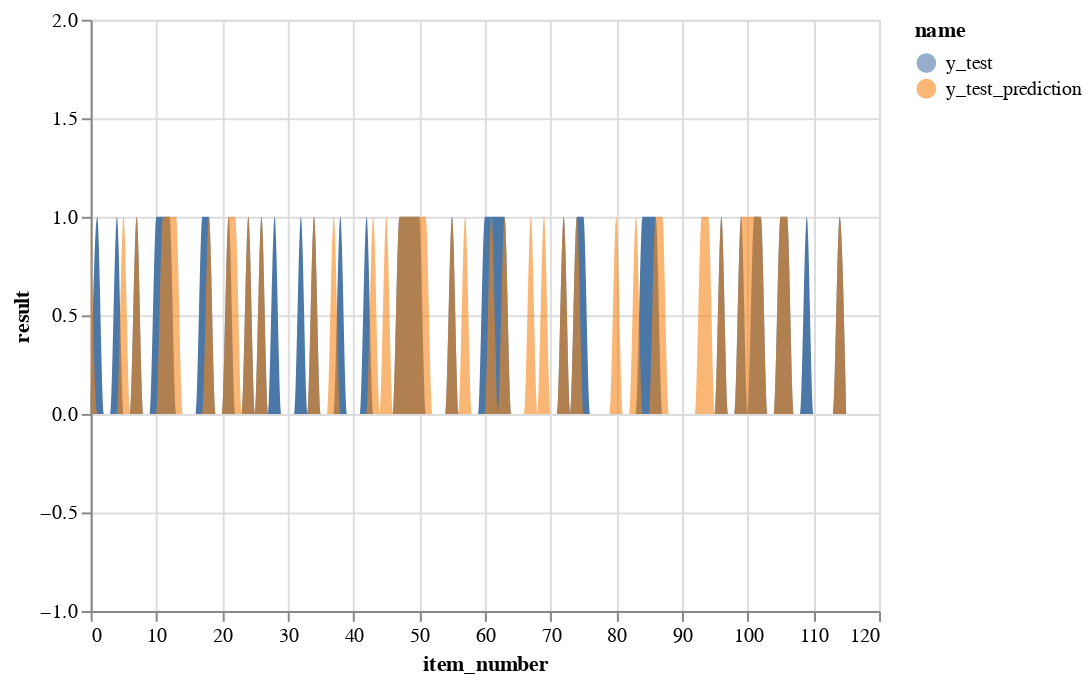

The notebook cell this image was saved under:
### Code cell
dataResult1 = pd.DataFrame({
    'result':y_test, 
    'name': "y_test",
    'item_number': [i for i,x in enumerate(y_test)]
    })


dataResult2 = pd.DataFrame({
    'result':[x[0] for x in y_test_prediction],
    'name': "y_test_prediction",
    'item_number': [i for i,x in enumerate(y_test)]
    })

chart1 = alt.Chart(dataResult1).mark_area(
    interpolate='monotone'
).encode(
    x = alt.X('item_number'),
    y = alt.Y('result', scale=alt.Scale(domain=[-1, 2])),
    color='name'
)

chart2 = alt.Chart(dataResult2).mark_area(
    interpolate='monotone'
).encode(
    x = alt.X('item_number'),
    y = alt.Y('result', scale=alt.Scale(domain=[-1, 2])),
    opacity=alt.value(0.6),
    color='name'
)

chart1 + chart2

### Figure 1 — Vega-Lite specification as saved in the notebook (floating-point values rounded to 4 significant figures)
{"config": {"view": {"continuousWidth": 400, "continuousHeight": 300}}, "layer": [{"data": {"name": "data-eade6890babfced5f1fbdcd05222430e"}, "mark": {"type": "area", "interpolate": "monotone"}, "encoding": {"color": {"field": "name", "type": "nominal"}, "x": {"field": "item_number", "type": "quantitative"}, "y": {"field": "result", "scale": {"domain": [-1, 2]}, "type": "quantitative"}}}, {"data": {"name": "data-21856685f1cac48ca4114f351e4bf5aa"}, "mark": {"type": "area", "interpolate": "monotone"}, "encoding": {"color": {"field": "name", "type": "nominal"}, "opacity": {"value": 0.6}, "x": {"field": "item_number", "type": "quantitative"}, "y": {"field": "result", "scale": {"domain": [-1, 2]}, "type": "quantitative"}}}], "$schema": "https://vega.github.io/schema/vega-lite/v4.17.0.json", "datasets": {"data-eade6890babfced5f1fbdcd05222430e": [{"result": 0.0, "name": "y_test", "item_number": 0}, {"result": 1.0, "name": "y_test", "item_number": 1}, {"result": 0.0, "name": "y_test", "item_number": 2}, {"result": 0.0, "name": "y_test", "item_number": 3}, {"result": 1.0, "name": "y_test", "item_number": 4}, {"result": 0.0, "name": "y_test", "item_number": 5}, {"result": 0.0, "name": "y_test", "item_number": 6}, {"result": 1.0, "name": "y_test", "item_number": 7}, {"result": 0.0, "name": "y_test", "item_number": 8}, {"result": 0.0, "name": "y_test", "item_number": 9}, {"result": 1.0, "name": "y_test", "item_number": 10}, {"result": 1.0, "name": "y_test", "item_number": 11}, {"result": 1.0, "name": "y_test", "item_number": 12}, {"result": 0.0, "name": "y_test", "item_number": 13}, {"result": 0.0, "name": "y_test", "item_number": 14}, {"result": 0.0, "name": "y_test", "item_number": 15}, {"result": 0.0, "name": "y_test", "item_number": 16}, {"result": 1.0, "name": "y_test", "item_number": 17}, {"result": 1.0, "name": "y_test", "item_number": 18}, {"result": 0.0, "name": "y_test", "item_number": 19}, {"result": 0.0, "name": "y_test", "item_number": 20}, {"result": 1.0, "name": "y_test", "item_number": 21}, {"result": 0.0, "name": "y_test", "item_number": 22}, {"result": 0.0, "name": "y_test", "item_number": 23}, {"result": 1.0, "name": "y_test", "item_number": 24}, {"result": 0.0, "name": "y_test", "item_number": 25}, {"result": 1.0, "name": "y_test", "item_number": 26}, {"result": 0.0, "name": "y_test", "item_number": 27}, {"result": 1.0, "name": "y_test", "item_number": 28}, {"result": 0.0, "name": "y_test", "item_number": 29}, {"result": 0.0, "name": "y_test", "item_number": 30}, {"result": 0.0, "name": "y_test", "item_number": 31}, {"result": 1.0, "name": "y_test", "item_number": 32}, {"result": 0.0, "name": "y_test", "item_number": 33}, {"result": 1.0, "name": "y_test", "item_number": 34}, {"result": 0.0, "name": "y_test", "item_number": 35}, {"result": 0.0, "name": "y_test", "item_number": 36}, {"result": 0.0, "name": "y_test", "item_number": 37}, {"result": 1.0, "name": "y_test", "item_number": 38}, {"result": 0.0, "name": "y_test", "item_number": 39}, {"result": 0.0, "name": "y_test", "item_number": 40}, {"result": 0.0, "name": "y_test", "item_number": 41}, {"result": 1.0, "name": "y_test", "item_number": 42}, {"result": 0.0, "name": "y_test", "item_number": 43}, {"result": 0.0, "name": "y_test", "item_number": 44}, {"result": 0.0, "name": "y_test", "item_number": 45}, {"result": 0.0, "name": "y_test", "item_number": 46}, {"result": 1.0, "name": "y_test", "item_number": 47}, {"result": 1.0, "name": "y_test", "item_number": 48}, {"result": 1.0, "name": "y_test", "item_number": 49}, {"result": 1.0, "name": "y_test", "item_number": 50}, {"result": 0.0, "name": "y_test", "item_number": 51}, {"result": 0.0, "name": "y_test", "item_number": 52}, {"result": 0.0, "name": "y_test", "item_number": 53}, {"result": 0.0, "name": "y_test", "item_number": 54}, {"result": 1.0, "name": "y_test", "item_number": 55}, {"result": 0.0, "name": "y_test", "item_number": 56}, {"result": 0.0, "name": "y_test", "item_number": 57}, {"result": 0.0, "name": "y_test", "item_number": 58}, {"result": 0.0, "name": "y_test", "item_number": 59}, {"result": 1.0, "name": "y_test", "item_number": 60}, {"result": 1.0, "name": "y_test", "item_number": 61}, {"result": 1.0, "name": "y_test", "item_number": 62}, {"result": 1.0, "name": "y_test", "item_number": 63}, {"result": 0.0, "name": "y_test", "item_number": 64}, {"result": 0.0, "name": "y_test", "item_number": 65}, {"result": 0.0, "name": "y_test", "item_number": 66}, {"result": 0.0, "name": "y_test", "item_number": 67}, {"result": 0.0, "name": "y_test", "item_number": 68}, {"result": 0.0, "name": "y_test", "item_number": 69}, {"result": 0.0, "name": "y_test", "item_number": 70}, {"result": 0.0, "name": "y_test", "item_number": 71}, {"result": 1.0, "name": "y_test", "item_number": 72}, {"result": 0.0, "name": "y_test", "item_number": 73}, {"result": 1.0, "name": "y_test", "item_number": 74}, {"result": 1.0, "name": "y_test", "item_number": 75}, {"result": 0.0, "name": "y_test", "item_number": 76}, {"result": 0.0, "name": "y_test", "item_number": 77}, {"result": 0.0, "name": "y_test", "item_number": 78}, {"result": 0.0, "name": "y_test", "item_number": 79}, {"result": 0.0, "name": "y_test", "item_number": 80}, {"result": 0.0, "name": "y_test", "item_number": 81}, {"result": 0.0, "name": "y_test", "item_number": 82}, {"result": 0.0, "name": "y_test", "item_number": 83}, {"result": 1.0, "name": "y_test", "item_number": 84}, {"result": 1.0, "name": "y_test", "item_number": 85}, {"result": 1.0, "name": "y_test", "item_number": 86}, {"result": 0.0, "name": "y_test", "item_number": 87}, {"result": 0.0, "name": "y_test", "item_number": 88}, {"result": 0.0, "name": "y_test", "item_number": 89}, {"result": 0.0, "name": "y_test", "item_number": 90}, {"result": 0.0, "name": "y_test", "item_number": 91}, {"result": 0.0, "name": "y_test", "item_number": 92}, {"result": 0.0, "name": "y_test", "item_number": 93}, {"result": 0.0, "name": "y_test", "item_number": 94}, {"result": 0.0, "name": "y_test", "item_number": 95}, {"result": 1.0, "name": "y_test", "item_number": 96}, {"result": 0.0, "name": "y_test", "item_number": 97}, {"result": 0.0, "name": "y_test", "item_number": 98}, {"result": 1.0, "name": "y_test", "item_number": 99}, {"result": 0.0, "name": "y_test", "item_number": 100}, {"result": 1.0, "name": "y_test", "item_number": 101}, {"result": 1.0, "name": "y_test", "item_number": 102}, {"result": 0.0, "name": "y_test", "item_number": 103}, {"result": 0.0, "name": "y_test", "item_number": 104}, {"result": 1.0, "name": "y_test", "item_number": 105}, {"result": 1.0, "name": "y_test", "item_number": 106}, {"result": 0.0, "name": "y_test", "item_number": 107}, {"result": 0.0, "name": "y_test", "item_number": 108}, {"result": 1.0, "name": "y_test", "item_number": 109}, {"result": 0.0, "name": "y_test", "item_number": 110}, {"result": 0.0, "name": "y_test", "item_number": 111}, {"result": 0.0, "name": "y_test", "item_number": 112}, {"result": 0.0, "name": "y_test", "item_number": 113}, {"result": 1.0, "name": "y_test", "item_number": 114}, {"result": 0.0, "name": "y_test", "item_number": 115}], "data-21856685f1cac48ca4114f351e4bf5aa": [{"result": 1.0, "name": "y_test_prediction", "item_number": 0}, {"result": 0.0, "name": "y_test_prediction", "item_number": 1}, {"result": 0.0, "name": "y_test_prediction", "item_number": 2}, {"result": 0.0, "name": "y_test_prediction", "item_number": 3}, {"result": 0.0, "name": "y_test_prediction", "item_number": 4}, {"result": 1.0, "name": "y_test_prediction", "item_number": 5}, {"result": 0.0, "name": "y_test_prediction", "item_number": 6}, {"result": 1.0, "name": "y_test_prediction", "item_number": 7}, {"result": 0.0, "name": "y_test_prediction", "item_number": 8}, {"result": 0.0, "name": "y_test_prediction", "item_number": 9}, {"result": 0.0, "name": "y_test_prediction", "item_number": 10}, {"result": 1.0, "name": "y_test_prediction", "item_number": 11}, {"result": 1.0, "name": "y_test_prediction", "item_number": 12}, {"result": 1.0, "name": "y_test_prediction", "item_number": 13}, {"result": 0.0, "name": "y_test_prediction", "item_number": 14}, {"result": 0.0, "name": "y_test_prediction", "item_number": 15}, {"result": 0.0, "name": "y_test_prediction", "item_number": 16}, {"result": 0.0, "name": "y_test_prediction", "item_number": 17}, {"result": 1.0, "name": "y_test_prediction", "item_number": 18}, {"result": 0.0, "name": "y_test_prediction", "item_number": 19}, {"result": 0.0, "name": "y_test_prediction", "item_number": 20}, {"result": 1.0, "name": "y_test_prediction", "item_number": 21}, {"result": 1.0, "name": "y_test_prediction", "item_number": 22}, {"result": 0.0, "name": "y_test_prediction", "item_number": 23}, {"result": 1.0, "name": "y_test_prediction", "item_number": 24}, {"result": 0.0, "name": "y_test_prediction", "item_number": 25}, {"result": 1.0, "name": "y_test_prediction", "item_number": 26}, {"result": 0.0, "name": "y_test_prediction", "item_number": 27}, {"result": 0.0, "name": "y_test_prediction", "item_number": 28}, {"result": 0.0, "name": "y_test_prediction", "item_number": 29}, {"result": 0.0, "name": "y_test_prediction", "item_number": 30}, {"result": 0.0, "name": "y_test_prediction", "item_number": 31}, {"result": 0.0, "name": "y_test_prediction", "item_number": 32}, {"result": 0.0, "name": "y_test_prediction", "item_number": 33}, {"result": 1.0, "name": "y_test_prediction", "item_number": 34}, {"result": 0.0, "name": "y_test_prediction", "item_number": 35}, {"result": 0.0, "name": "y_test_prediction", "item_number": 36}, {"result": 1.0, "name": "y_test_prediction", "item_number": 37}, {"result": 0.0, "name": "y_test_prediction", "item_number": 38}, {"result": 0.0, "name": "y_test_prediction", "item_number": 39}, {"result": 0.0, "name": "y_test_prediction", "item_number": 40}, {"result": 0.0, "name": "y_test_prediction", "item_number": 41}, {"result": 0.0, "name": "y_test_prediction", "item_number": 42}, {"result": 1.0, "name": "y_test_prediction", "item_number": 43}, {"result": 0.0, "name": "y_test_prediction", "item_number": 44}, {"result": 1.0, "name": "y_test_prediction", "item_number": 45}, {"result": 0.0, "name": "y_test_prediction", "item_number": 46}, {"result": 1.0, "name": "y_test_prediction", "item_number": 47}, {"result": 1.0, "name": "y_test_prediction", "item_number": 48}, {"result": 1.0, "name": "y_test_prediction", "item_number": 49}, {"result": 1.0, "name": "y_test_prediction", "item_number": 50}, {"result": 1.0, "name": "y_test_prediction", "item_number": 51}, {"result": 0.0, "name": "y_test_prediction", "item_number": 52}, {"result": 0.0, "name": "y_test_prediction", "item_number": 53}, {"result": 0.0, "name": "y_test_prediction", "item_number": 54}, {"result": 1.0, "name": "y_test_prediction", "item_number": 55}, {"result": 0.0, "name": "y_test_prediction", "item_number": 56}, {"result": 1.0, "name": "y_test_prediction", "item_number": 57}, {"result": 0.0, "name": "y_test_prediction", "item_number": 58}, {"result": 0.0, "name": "y_test_prediction", "item_number": 59}, {"result": 0.0, "name": "y_test_prediction", "item_number": 60}, {"result": 1.0, "name": "y_test_prediction", "item_number": 61}, {"result": 0.0, "name": "y_test_prediction", "item_number": 62}, {"result": 1.0, "name": "y_test_prediction", "item_number": 63}, {"result": 0.0, "name": "y_test_prediction", "item_number": 64}, {"result": 0.0, "name": "y_test_prediction", "item_number": 65}, {"result": 0.0, "name": "y_test_prediction", "item_number": 66}, {"result": 1.0, "name": "y_test_prediction", "item_number": 67}, {"result": 0.0, "name": "y_test_prediction", "item_number": 68}, {"result": 1.0, "name": "y_test_prediction", "item_number": 69}, {"result": 0.0, "name": "y_test_prediction", "item_number": 70}, {"result": 0.0, "name": "y_test_prediction", "item_number": 71}, {"result": 1.0, "name": "y_test_prediction", "item_number": 72}, {"result": 0.0, "name": "y_test_prediction", "item_number": 73}, {"result": 1.0, "name": "y_test_prediction", "item_number": 74}, {"result": 0.0, "name": "y_test_prediction", "item_number": 75}, {"result": 0.0, "name": "y_test_prediction", "item_number": 76}, {"result": 0.0, "name": "y_test_prediction", "item_number": 77}, {"result": 0.0, "name": "y_test_prediction", "item_number": 78}, {"result": 0.0, "name": "y_test_prediction", "item_number": 79}, {"result": 1.0, "name": "y_test_prediction", "item_number": 80}, {"result": 0.0, "name": "y_test_prediction", "item_number": 81}, {"result": 0.0, "name": "y_test_prediction", "item_number": 82}, {"result": 1.0, "name": "y_test_prediction", "item_number": 83}, {"result": 0.0, "name": "y_test_prediction", "item_number": 84}, {"result": 0.0, "name": "y_test_prediction", "item_number": 85}, {"result": 1.0, "name": "y_test_prediction", "item_number": 86}, {"result": 1.0, "name": "y_test_prediction", "item_number": 87}, {"result": 0.0, "name": "y_test_prediction", "item_number": 88}, {"result": 0.0, "name": "y_test_prediction", "item_number": 89}, {"result": 0.0, "name": "y_test_prediction", "item_number": 90}, {"result": 0.0, "name": "y_test_prediction", "item_number": 91}, {"result": 0.0, "name": "y_test_prediction", "item_number": 92}, {"result": 1.0, "name": "y_test_prediction", "item_number": 93}, {"result": 1.0, "name": "y_test_prediction", "item_number": 94}, {"result": 0.0, "name": "y_test_prediction", "item_number": 95}, {"result": 1.0, "name": "y_test_prediction", "item_number": 96}, {"result": 0.0, "name": "y_test_prediction", "item_number": 97}, {"result": 0.0, "name": "y_test_prediction", "item_number": 98}, {"result": 1.0, "name": "y_test_prediction", "item_number": 99}, {"result": 1.0, "name": "y_test_prediction", "item_number": 100}, {"result": 1.0, "name": "y_test_prediction", "item_number": 101}, {"result": 1.0, "name": "y_test_prediction", "item_number": 102}, {"result": 0.0, "name": "y_test_prediction", "item_number": 103}, {"result": 0.0, "name": "y_test_prediction", "item_number": 104}, {"result": 1.0, "name": "y_test_prediction", "item_number": 105}, {"result": 1.0, "name": "y_test_prediction", "item_number": 106}, {"result": 0.0, "name": "y_test_prediction", "item_number": 107}, {"result": 0.0, "name": "y_test_prediction", "item_number": 108}, {"result": 0.0, "name": "y_test_prediction", "item_number": 109}, {"result": 0.0, "name": "y_test_prediction", "item_number": 110}, {"result": 0.0, "name": "y_test_prediction", "item_number": 111}, {"result": 0.0, "name": "y_test_prediction", "item_number": 112}, {"result": 0.0, "name": "y_test_prediction", "item_number": 113}, {"result": 1.0, "name": "y_test_prediction", "item_number": 114}, {"result": 0.0, "name": "y_test_prediction", "item_number": 115}]}}
